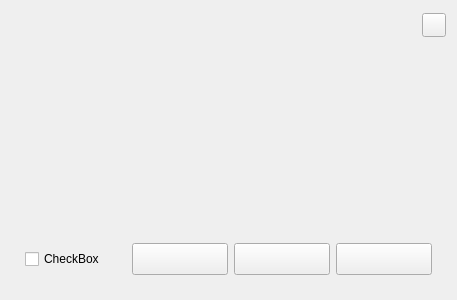
<?xml version="1.0" encoding="UTF-8"?>
<ui version="4.0">
 <class>InfoWidget</class>
 <widget class="QWidget" name="InfoWidget">
  <property name="geometry">
   <rect>
    <x>0</x>
    <y>0</y>
    <width>457</width>
    <height>300</height>
   </rect>
  </property>
  <property name="windowTitle">
   <string>Form</string>
  </property>
  <layout class="QGridLayout" name="gridLayout">
   <property name="leftMargin">
    <number>1</number>
   </property>
   <property name="topMargin">
    <number>1</number>
   </property>
   <property name="rightMargin">
    <number>1</number>
   </property>
   <property name="bottomMargin">
    <number>1</number>
   </property>
   <item row="0" column="0">
    <layout class="QVBoxLayout" name="verticalLayout_3">
     <property name="spacing">
      <number>0</number>
     </property>
     <item>
      <widget class="QWidget" name="widget" native="true">
       <property name="minimumSize">
        <size>
         <width>0</width>
         <height>48</height>
        </size>
       </property>
       <property name="maximumSize">
        <size>
         <width>16777215</width>
         <height>48</height>
        </size>
       </property>
       <layout class="QGridLayout" name="gridLayout_2">
        <property name="leftMargin">
         <number>24</number>
        </property>
        <property name="topMargin">
         <number>10</number>
        </property>
        <property name="rightMargin">
         <number>10</number>
        </property>
        <property name="bottomMargin">
         <number>0</number>
        </property>
        <property name="spacing">
         <number>0</number>
        </property>
        <item row="0" column="0">
         <layout class="QVBoxLayout" name="verticalLayout">
          <property name="spacing">
           <number>0</number>
          </property>
          <item>
           <spacer name="verticalSpacer_5">
            <property name="orientation">
             <enum>Qt::Vertical</enum>
            </property>
            <property name="sizeType">
             <enum>QSizePolicy::Fixed</enum>
            </property>
            <property name="sizeHint" stdset="0">
             <size>
              <width>20</width>
              <height>5</height>
             </size>
            </property>
           </spacer>
          </item>
          <item>
           <widget class="QLabel" name="titleLabel">
            <property name="minimumSize">
             <size>
              <width>0</width>
              <height>20</height>
             </size>
            </property>
            <property name="maximumSize">
             <size>
              <width>16777215</width>
              <height>20</height>
             </size>
            </property>
            <property name="styleSheet">
             <string notr="true">font: &quot;Microsoft YaHei UI&quot;;
font-weight:bold;
font-size:14px;</string>
            </property>
            <property name="text">
             <string/>
            </property>
           </widget>
          </item>
          <item>
           <spacer name="verticalSpacer_3">
            <property name="orientation">
             <enum>Qt::Vertical</enum>
            </property>
            <property name="sizeType">
             <enum>QSizePolicy::Fixed</enum>
            </property>
            <property name="sizeHint" stdset="0">
             <size>
              <width>20</width>
              <height>5</height>
             </size>
            </property>
           </spacer>
          </item>
         </layout>
        </item>
        <item row="0" column="1">
         <spacer name="horizontalSpacer">
          <property name="orientation">
           <enum>Qt::Horizontal</enum>
          </property>
          <property name="sizeHint" stdset="0">
           <size>
            <width>241</width>
            <height>20</height>
           </size>
          </property>
         </spacer>
        </item>
        <item row="0" column="2">
         <layout class="QVBoxLayout" name="verticalLayout_2">
          <property name="spacing">
           <number>0</number>
          </property>
          <property name="topMargin">
           <number>0</number>
          </property>
          <item>
           <widget class="QPushButton" name="closeBtn">
            <property name="minimumSize">
             <size>
              <width>24</width>
              <height>24</height>
             </size>
            </property>
            <property name="maximumSize">
             <size>
              <width>24</width>
              <height>24</height>
             </size>
            </property>
            <property name="styleSheet">
             <string notr="true">border-image:url(:/PCClient/MainWindow/Image/MainWindow/WindowTitle/close_nor.svg);</string>
            </property>
            <property name="text">
             <string/>
            </property>
           </widget>
          </item>
          <item>
           <spacer name="verticalSpacer_4">
            <property name="orientation">
             <enum>Qt::Vertical</enum>
            </property>
            <property name="sizeType">
             <enum>QSizePolicy::Fixed</enum>
            </property>
            <property name="sizeHint" stdset="0">
             <size>
              <width>20</width>
              <height>10</height>
             </size>
            </property>
           </spacer>
          </item>
         </layout>
        </item>
       </layout>
      </widget>
     </item>
     <item>
      <spacer name="verticalSpacer_2">
       <property name="orientation">
        <enum>Qt::Vertical</enum>
       </property>
       <property name="sizeHint" stdset="0">
        <size>
         <width>20</width>
         <height>18</height>
        </size>
       </property>
      </spacer>
     </item>
     <item>
      <widget class="QWidget" name="centerPage" native="true">
       <property name="minimumSize">
        <size>
         <width>0</width>
         <height>50</height>
        </size>
       </property>
      </widget>
     </item>
     <item>
      <spacer name="verticalSpacer">
       <property name="orientation">
        <enum>Qt::Vertical</enum>
       </property>
       <property name="sizeHint" stdset="0">
        <size>
         <width>20</width>
         <height>18</height>
        </size>
       </property>
      </spacer>
     </item>
     <item>
      <widget class="QWidget" name="widget_2" native="true">
       <layout class="QGridLayout" name="gridLayout_3">
        <property name="leftMargin">
         <number>0</number>
        </property>
        <property name="topMargin">
         <number>0</number>
        </property>
        <property name="rightMargin">
         <number>0</number>
        </property>
        <property name="bottomMargin">
         <number>0</number>
        </property>
        <property name="spacing">
         <number>0</number>
        </property>
        <item row="0" column="0">
         <widget class="QFrame" name="bottomFrame">
          <layout class="QHBoxLayout" name="horizontalLayout">
           <property name="rightMargin">
            <number>24</number>
           </property>
           <property name="bottomMargin">
            <number>24</number>
           </property>
           <item>
            <spacer name="horizontalSpacer_3">
             <property name="orientation">
              <enum>Qt::Horizontal</enum>
             </property>
             <property name="sizeType">
              <enum>QSizePolicy::Fixed</enum>
             </property>
             <property name="sizeHint" stdset="0">
              <size>
               <width>15</width>
               <height>20</height>
              </size>
             </property>
            </spacer>
           </item>
           <item>
            <widget class="QCheckBox" name="checkBox">
             <property name="minimumSize">
              <size>
               <width>0</width>
               <height>20</height>
              </size>
             </property>
             <property name="text">
              <string>CheckBox</string>
             </property>
            </widget>
           </item>
           <item>
            <spacer name="horizontalSpacer_2">
             <property name="orientation">
              <enum>Qt::Horizontal</enum>
             </property>
             <property name="sizeHint" stdset="0">
              <size>
               <width>40</width>
               <height>20</height>
              </size>
             </property>
            </spacer>
           </item>
           <item>
            <widget class="QPushButton" name="okBtn">
             <property name="minimumSize">
              <size>
               <width>96</width>
               <height>32</height>
              </size>
             </property>
             <property name="maximumSize">
              <size>
               <width>96</width>
               <height>32</height>
              </size>
             </property>
             <property name="styleSheet">
              <string notr="true"/>
             </property>
             <property name="text">
              <string/>
             </property>
            </widget>
           </item>
           <item>
            <widget class="QPushButton" name="cancelBtn">
             <property name="minimumSize">
              <size>
               <width>96</width>
               <height>32</height>
              </size>
             </property>
             <property name="maximumSize">
              <size>
               <width>96</width>
               <height>32</height>
              </size>
             </property>
             <property name="styleSheet">
              <string notr="true"/>
             </property>
             <property name="text">
              <string/>
             </property>
            </widget>
           </item>
           <item>
            <widget class="QPushButton" name="ignoreBtn">
             <property name="minimumSize">
              <size>
               <width>96</width>
               <height>32</height>
              </size>
             </property>
             <property name="maximumSize">
              <size>
               <width>96</width>
               <height>32</height>
              </size>
             </property>
             <property name="styleSheet">
              <string notr="true"/>
             </property>
             <property name="text">
              <string/>
             </property>
            </widget>
           </item>
          </layout>
         </widget>
        </item>
       </layout>
      </widget>
     </item>
    </layout>
   </item>
  </layout>
 </widget>
 <resources/>
 <connections/>
</ui>
